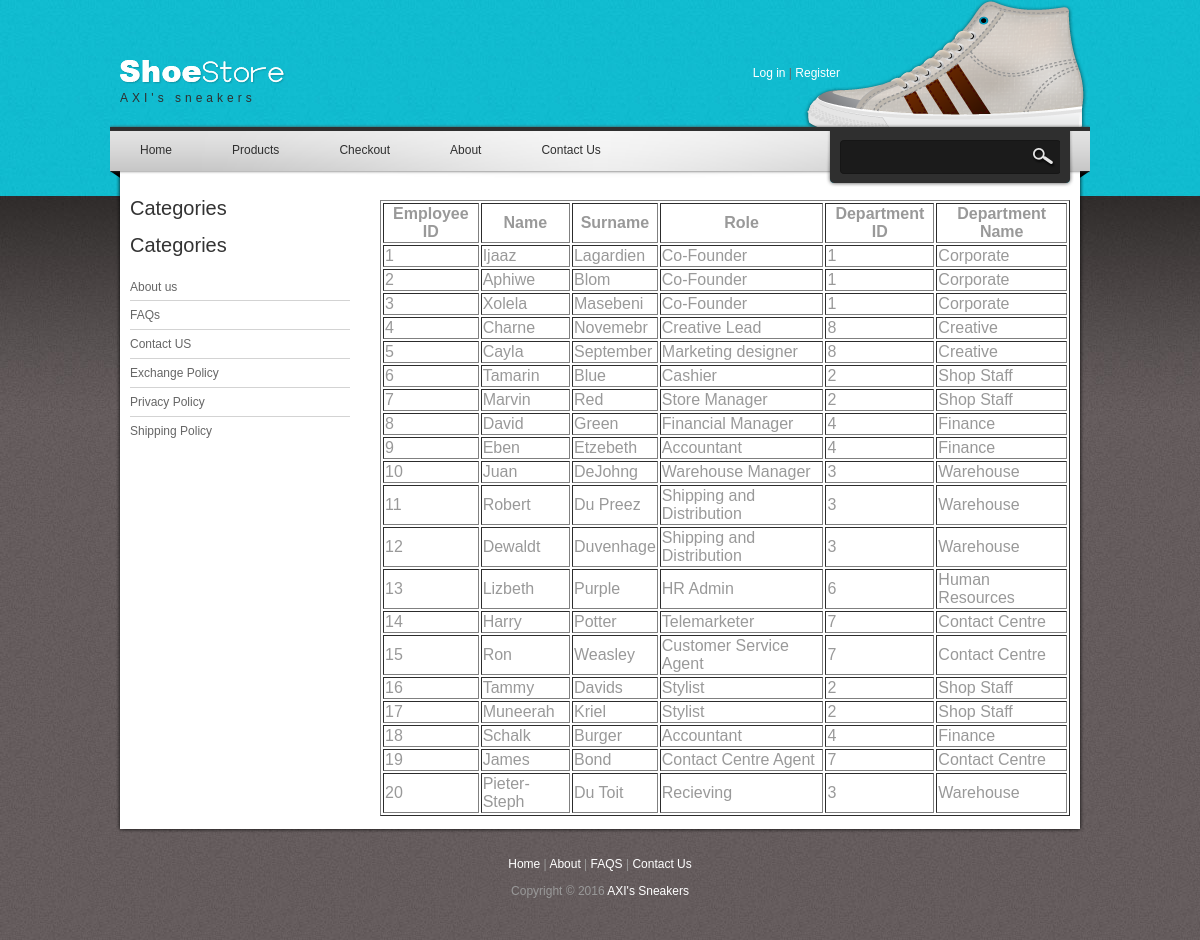
The app's page /webpages/admin/reports/staffreport.php with its own data.
### tables this page shows
CREATE TABLE IF NOT EXISTS `employees` (
  `EmployeeID` int(11) NOT NULL AUTO_INCREMENT,
  `EmployeeName` varchar(25) NOT NULL,
  `EmployeeSurname` varchar(25) NOT NULL,
  `Role` varchar(25) NOT NULL,
  `DepartmentID` int(11) NOT NULL,
  `DepartmentName` varchar(25) NOT NULL,
  PRIMARY KEY (`EmployeeID`)
);

### classes/SqlFunctions.php (the view, shortened to what this page needs)
<?php
class SqlFunctions
{
    public function staffReport($conn)
    {
        $sqlStatement = "Select * from employees";
        $result = mysqli_query($conn,$sqlStatement);
        if(mysqli_num_rows($result) > 0)
        {
            echo "<table border='1'><tr><th>Employee ID</th><th>Name</th><th>Surname</th><th>Role</th><th>Department ID</th><th>Department Name</th></tr>";
            while($row = mysqli_fetch_assoc($result))
            {
                echo "<tr><td>".$row["EmployeeID"]."</td><td>".$row["EmployeeName"]."</td><td>".$row["EmployeeSurname"]."</td><td>".$row["Role"]."</td><td>".$row["DepartmentID"]."</td><td>".$row["DepartmentName"]."</td></tr>";
            }
            echo "</table>";
        }
        else
        {
            echo "<p id='errors'>No results</p>";
        }
    }
}
?>

### css/style.css (style rules this page uses)
body { margin: 0; padding: 0; color: #999; font-family: Tahoma, Geneva, sans-serif; font-size: 12px; line-height: 1.4em; background: #665f5f url(../images/body.jpg) repeat; }

### records on screen
employees: EmployeeID "1", EmployeeName "Ijaaz", EmployeeSurname "Lagardien", Role "Co-Founder", DepartmentID "1", DepartmentName "Corporate"
employees: EmployeeID "2", EmployeeName "Aphiwe", EmployeeSurname "Blom", Role "Co-Founder", DepartmentID "1", DepartmentName "Corporate"
employees: EmployeeID "3", EmployeeName "Xolela", EmployeeSurname "Masebeni", Role "Co-Founder", DepartmentID "1", DepartmentName "Corporate"
employees: EmployeeID "4", EmployeeName "Charne", EmployeeSurname "Novemebr", Role "Creative Lead", DepartmentID "8", DepartmentName "Creative"
employees: EmployeeID "5", EmployeeName "Cayla", EmployeeSurname "September", Role "Marketing designer", DepartmentID "8", DepartmentName "Creative"
employees: EmployeeID "6", EmployeeName "Tamarin", EmployeeSurname "Blue", Role "Cashier", DepartmentID "2", DepartmentName "Shop Staff"
employees: EmployeeID "7", EmployeeName "Marvin", EmployeeSurname "Red", Role "Store Manager", DepartmentID "2", DepartmentName "Shop Staff"
employees: EmployeeID "8", EmployeeName "David", EmployeeSurname "Green", Role "Financial Manager", DepartmentID "4", DepartmentName "Finance"
employees: EmployeeID "9", EmployeeName "Eben", EmployeeSurname "Etzebeth", Role "Accountant", DepartmentID "4", DepartmentName "Finance"
employees: EmployeeID "10", EmployeeName "Juan", EmployeeSurname "DeJohng", Role "Warehouse Manager", DepartmentID "3", DepartmentName "Warehouse"
employees: EmployeeID "11", EmployeeName "Robert", EmployeeSurname "Du Preez", Role "Shipping and Distribution", DepartmentID "3", DepartmentName "Warehouse"
employees: EmployeeID "12", EmployeeName "Dewaldt", EmployeeSurname "Duvenhage", Role "Shipping and Distribution", DepartmentID "3", DepartmentName "Warehouse"
employees: EmployeeID "13", EmployeeName "Lizbeth", EmployeeSurname "Purple", Role "HR Admin", DepartmentID "6", DepartmentName "Human Resources"
employees: EmployeeID "14", EmployeeName "Harry", EmployeeSurname "Potter", Role "Telemarketer", DepartmentID "7", DepartmentName "Contact Centre"
employees: EmployeeID "15", EmployeeName "Ron", EmployeeSurname "Weasley", Role "Customer Service Agent", DepartmentID "7", DepartmentName "Contact Centre"
employees: EmployeeID "16", EmployeeName "Tammy", EmployeeSurname "Davids", Role "Stylist", DepartmentID "2", DepartmentName "Shop Staff"
employees: EmployeeID "17", EmployeeName "Muneerah", EmployeeSurname "Kriel", Role "Stylist", DepartmentID "2", DepartmentName "Shop Staff"
employees: EmployeeID "18", EmployeeName "Schalk", EmployeeSurname "Burger", Role "Accountant", DepartmentID "4", DepartmentName "Finance"
employees: EmployeeID "19", EmployeeName "James", EmployeeSurname "Bond", Role "Contact Centre Agent", DepartmentID "7", DepartmentName "Contact Centre"
employees: EmployeeID "20", EmployeeName "Pieter-Steph", EmployeeSurname "Du Toit", Role "Recieving", DepartmentID "3", DepartmentName "Warehouse"
